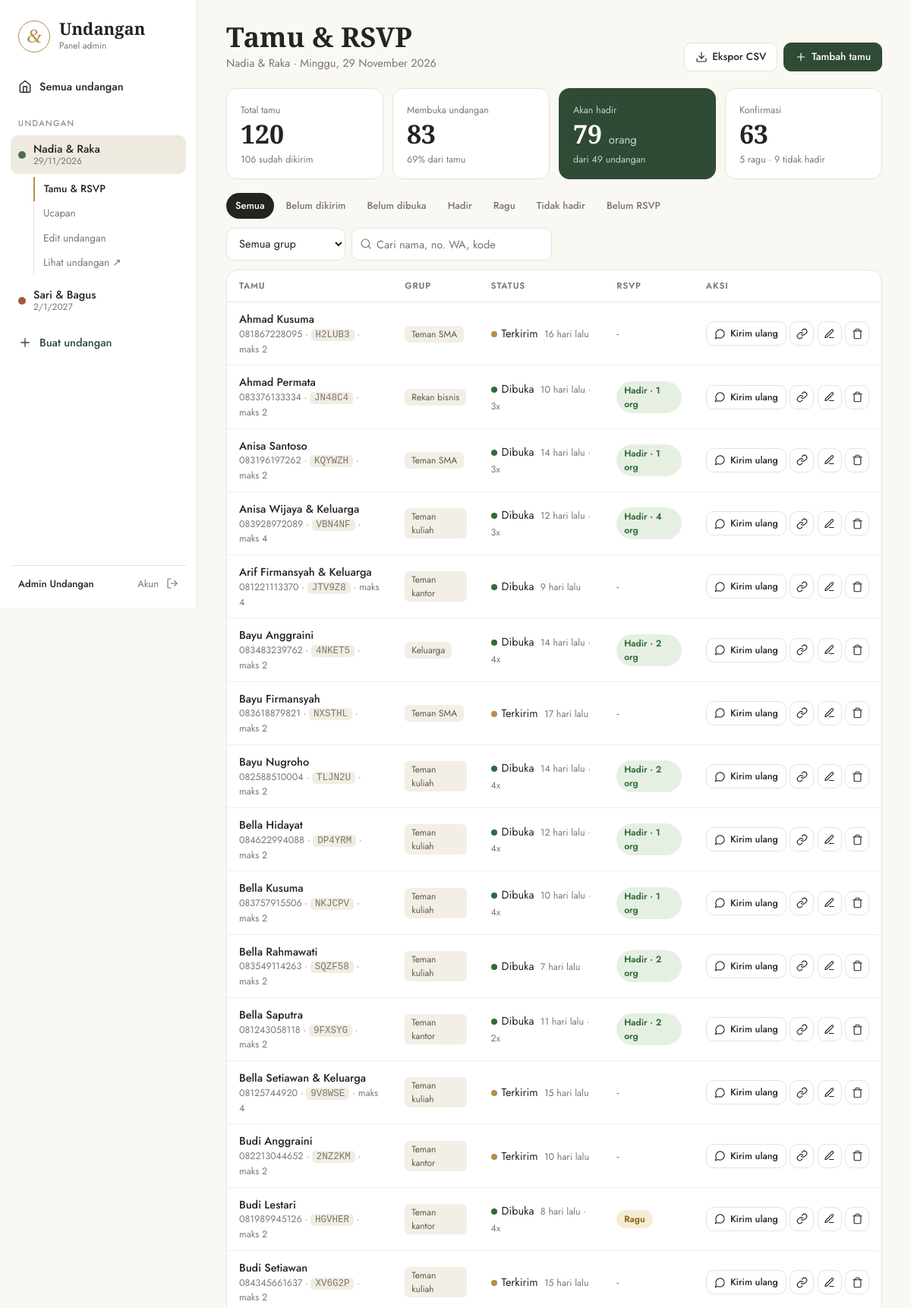
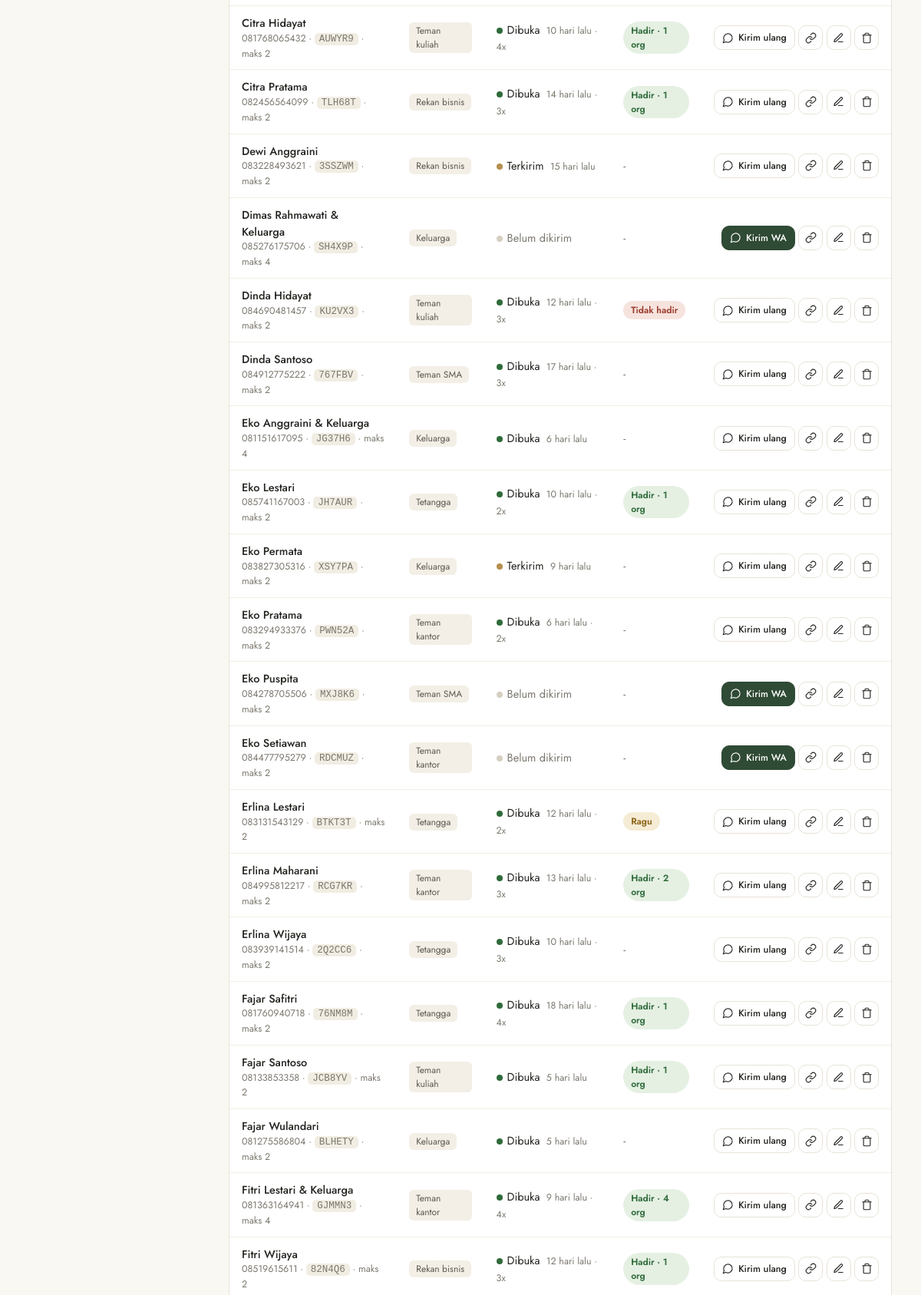
Page /admin.php?page=tamu&id=1 (signed in, upper part) on the committed database (2 pictures, top to bottom).
### tables this page shows
CREATE TABLE acara (
  id INT AUTO_INCREMENT PRIMARY KEY,
  slug VARCHAR(60) NOT NULL UNIQUE,
  pria_panggilan VARCHAR(40) NOT NULL,
  pria_nama VARCHAR(120) NOT NULL,
  pria_ortu VARCHAR(200),
  pria_foto VARCHAR(120),
  wanita_panggilan VARCHAR(40) NOT NULL,
  wanita_nama VARCHAR(120) NOT NULL,
  wanita_ortu VARCHAR(200),
  wanita_foto VARCHAR(120),
  urutan ENUM('wanita','pria') NOT NULL DEFAULT 'wanita',    
  akad_waktu DATETIME NOT NULL,
  akad_selesai TIME NULL,
  akad_tempat VARCHAR(150) NOT NULL,
  akad_alamat VARCHAR(255),
  resepsi_waktu DATETIME NULL,
  resepsi_selesai TIME NULL,
  resepsi_tempat VARCHAR(150),
  resepsi_alamat VARCHAR(255),
  maps_url VARCHAR(500),
  kutipan TEXT,
  kutipan_sumber VARCHAR(100),
  palet VARCHAR(20) NOT NULL DEFAULT 'sage',
  musik VARCHAR(120),
  alamat_kado VARCHAR(255),
  maks_orang_default TINYINT NOT NULL DEFAULT 2,
  template_wa TEXT,                                    
  aktif TINYINT(1) NOT NULL DEFAULT 1,
  created_at DATETIME NOT NULL DEFAULT CURRENT_TIMESTAMP
);

CREATE TABLE tamu (
  id INT AUTO_INCREMENT PRIMARY KEY,
  acara_id INT NOT NULL,
  kode CHAR(6) NOT NULL UNIQUE,
  nama VARCHAR(120) NOT NULL,
  wa VARCHAR(20),
  grup VARCHAR(40),
  maks_orang TINYINT NOT NULL DEFAULT 2,
  dibuka_at DATETIME NULL,
  dibuka_kali INT NOT NULL DEFAULT 0,
  dikirim_at DATETIME NULL,
  created_at DATETIME NOT NULL DEFAULT CURRENT_TIMESTAMP,
  INDEX (acara_id),
  FOREIGN KEY (acara_id) REFERENCES acara(id) ON DELETE CASCADE
);

CREATE TABLE rsvp (
  id INT AUTO_INCREMENT PRIMARY KEY,
  tamu_id INT NOT NULL UNIQUE,
  kehadiran ENUM('hadir','tidak','ragu') NOT NULL,
  jumlah TINYINT NOT NULL DEFAULT 1,
  updated_at DATETIME NOT NULL,
  FOREIGN KEY (tamu_id) REFERENCES tamu(id) ON DELETE CASCADE
);

### admin.php (called while the page is built, shortened)
<?php
require __DIR__ . '/includes/bootstrap.php';
$routes = [
    'login'      => 'pages/admin/login.php',
    'logout'     => 'pages/admin/logout.php',
    'dashboard'  => 'pages/admin/dashboard.php',
    'acara'      => 'pages/admin/acara.php',
    'tamu'       => 'pages/admin/tamu.php',
    'kirim'      => 'pages/admin/kirim.php',
    'ucapan'     => 'pages/admin/ucapan.php',
    'akun'       => 'pages/admin/akun.php',
];
$page = (string) ($_GET['page'] ?? 'dashboard');
require __DIR__ . '/' . $routes[$page];

### pages/admin/tamu.php (the view, shortened to what this page needs)
<?php
$acaraAktif = q('SELECT * FROM acara WHERE id = ?', [(int) ($_GET['id'] ?? 0)])->fetch();
$a = $acaraAktif;
$aid = (int) $a['id'];
$f = (string) ($_GET['f'] ?? 'semua');
$cari = trim((string) ($_GET['s'] ?? ''));
$grup = trim((string) ($_GET['g'] ?? ''));
$w = ['t.acara_id = ?']; $p = [$aid];
$rows = q('SELECT t.*, r.kehadiran, r.jumlah, r.updated_at rsvp_at FROM tamu t LEFT JOIN rsvp r ON r.tamu_id = t.id WHERE ' . implode(' AND ', $w) . ' ORDER BY t.nama', $p)->fetchAll();
$s = q("SELECT COUNT(*) total, SUM(t.dikirim_at IS NOT NULL) kirim, SUM(t.dibuka_at IS NOT NULL) buka, SUM(r.kehadiran = 'hadir') hadir, SUM(r.kehadiran = 'ragu') ragu,
        SUM(r.kehadiran = 'tidak') tidak, COALESCE(SUM(CASE WHEN r.kehadiran = 'hadir' THEN r.jumlah END),0) orang, SUM(r.id IS NULL) belum
        FROM tamu t LEFT JOIN rsvp r ON r.tamu_id = t.id WHERE t.acara_id = ?", [$aid])->fetch();
[$c1, $c2] = pasangan($a);
$title = 'Tamu & RSVP';
$sub = e($c1 . ' & ' . $c2) . ' · ' . e(tgl_panjang($a['akad_waktu']));
$actions = '<a class="btn" href="' . url('tamu', ['id' => $aid, 'f' => $f, 's' => $cari, 'g' => $grup, 'export' => 'csv']) . '">' . icon('download', 16) . ' Ekspor CSV</a>'
    . '<button class="btn pri" onclick="document.getElementById(\'dlgTambah\').showModal()">' . icon('plus', 16) . ' Tambah tamu</button>';
require __DIR__ . '/../../includes/admin_header.php';
$pct = fn ($x) => $s['total'] ? round($x / $s['total'] * 100) : 0;
?>
<div class="stats">
  <div class="st"><small>Total tamu</small><b><?= (int) $s['total'] ?></b><span><?= (int) $s['kirim'] ?> sudah dikirim</span></div>
  <div class="st"><small>Membuka undangan</small><b><?= (int) $s['buka'] ?></b><span><?= $pct($s['buka']) ?>% dari tamu</span></div>
  <div class="st dark"><small>Akan hadir</small><b><?= (int) $s['orang'] ?> <em>orang</em></b><span>dari <?= (int) $s['hadir'] ?> undangan</span></div>
  <div class="st"><small>Konfirmasi</small><b><?= (int) $s['total'] - (int) $s['belum'] ?></b><span><?= (int) $s['ragu'] ?> ragu · <?= (int) $s['tidak'] ?> tidak hadir</span></div>
</div>
<div class="toolbar">
  <div class="tabs">
    <?php foreach (['semua' => 'Semua', 'belum_kirim' => 'Belum dikirim', 'belum_buka' => 'Belum dibuka', 'hadir' => 'Hadir', 'ragu' => 'Ragu', 'tidak' => 'Tidak hadir', 'belum_rsvp' => 'Belum RSVP'] as $k => $l): ?>
      <a class="<?= $f === $k ? 'on' : '' ?>" href="<?= url('tamu', ['id' => $aid, 'f' => $k, 's' => $cari, 'g' => $grup]) ?>"><?= $l ?></a>
    <?php endforeach; ?>
  </div>
  <form class="find" method="get"><input type="hidden" name="page" value="tamu"><input type="hidden" name="id" value="<?= $aid ?>"><input type="hidden" name="f" value="<?= e($f) ?>">
    <select name="g" onchange="this.form.submit()"><option value="">Semua grup</option></select>
    <label class="search"><?= icon('search', 16) ?><input name="s" value="<?= e($cari) ?>" placeholder="Cari nama, no. WA, kode"></label>
  </form>
</div>
<div class="panel">
  <table class="tbl">
    <thead><tr><th>Tamu</th><th>Grup</th><th>Status</th><th>RSVP</th><th class="r">Aksi</th></tr></thead>
    <tbody>
    <?php foreach ($rows as $r): $link = link_tamu($a, $r); ?>
      <tr>
        <td><b><?= e($r['nama']) ?></b><small><?= e($r['wa'] ?: 'tanpa no. WA') ?> · <code><?= e($r['kode']) ?></code> · maks <?= (int) $r['maks_orang'] ?></small></td>
        <td><?= $r['grup'] ? '<span class="tag">' . e($r['grup']) . '</span>' : '<span class="mut">-</span>' ?></td>
        <td>
          <?php if ($r['dibuka_at']): ?><span class="dot ok"></span>Dibuka <small><?= e(waktu_lalu($r['dibuka_at'])) ?><?= $r['dibuka_kali'] > 1 ? ' · ' . (int) $r['dibuka_kali'] . 'x' : '' ?></small>
          <?php elseif ($r['dikirim_at']): ?><span class="dot wait"></span>Terkirim <small><?= e(waktu_lalu($r['dikirim_at'])) ?></small>
          <?php else: ?><span class="dot"></span><span class="mut">Belum dikirim</span><?php endif; ?>
        </td>
        <td>
          <?php if ($r['kehadiran'] === 'hadir'): ?><span class="badge hadir">Hadir · <?= (int) $r['jumlah'] ?> org</span>
          <?php elseif ($r['kehadiran'] === 'ragu'): ?><span class="badge ragu">Ragu</span>
          <?php elseif ($r['kehadiran'] === 'tidak'): ?><span class="badge tidak">Tidak hadir</span>
          <?php else: ?><span class="mut">-</span><?php endif; ?>
        </td>
        <td class="r nowrap">
          <?php if ($r['wa']): ?><a class="btn sm <?= $r['dikirim_at'] ? '' : 'pri' ?>" href="<?= url('kirim', ['tid' => $r['id'], 't' => csrf_token()]) ?>" target="_blank" rel="noopener" title="Kirim lewat WhatsApp"><?= icon('chat', 15) ?> <?= $r['dikirim_at'] ? 'Kirim ulang' : 'Kirim WA' ?></a><?php endif; ?>
          <button class="btn sm icon" data-copy="<?= e($link) ?>" title="Salin link"><?= icon('link', 15) ?></button>
          <button class="btn sm icon" title="Ubah" onclick='ubah(<?= e(json_encode(['id' => $r['id'], 'nama' => $r['nama'], 'wa' => $r['wa'], 'grup' => $r['grup'], 'maks' => $r['maks_orang']])) ?>)'><?= icon('edit', 15) ?></button>
          <form method="post" class="inline" data-confirm="Hapus <?= e($r['nama']) ?> beserta RSVP-nya?"><button class="btn sm icon" title="Hapus"><?= icon('trash', 15) ?></button></form>
        </td>
      </tr>
    <?php endforeach; ?>
    </tbody>
  </table>
</div>
<?php require __DIR__ . '/../../includes/admin_footer.php'; ?>

### includes/bootstrap.php (shortened to what this page needs)
<?php
function db(): PDO
{
    static $pdo = null;
    if ($pdo === null) {
        $c = require __DIR__ . '/../config/database.php';
        $pdo = new PDO("mysql:host={$c['host']};port={$c['port']};dbname={$c['database']};charset=utf8mb4", $c['username'], $c['password'], [
            PDO::ATTR_ERRMODE => PDO::ERRMODE_EXCEPTION,
            PDO::ATTR_DEFAULT_FETCH_MODE => PDO::FETCH_ASSOC,
            PDO::ATTR_EMULATE_PREPARES => false,
        ]);
        $pdo->exec("SET time_zone = '+07:00'");
    }
    return $pdo;
}
function q(string $sql, array $params = []): PDOStatement
{
    $st = db()->prepare($sql);
    $st->execute($params);
    return $st;
}
function e($v): string { return htmlspecialchars((string) $v, ENT_QUOTES, 'UTF-8'); }
function url(string $page, array $p = []): string { return 'admin.php?' . http_build_query(['page' => $page] + $p); }
function flash(?string $msg = null, string $type = 'ok')
{
    $f = $_SESSION['flash'] ?? null;
    return $f;
}
function user(): ?array { return $_SESSION['user'] ?? null; }
function csrf_token(): string { return $_SESSION['csrf'] ??= bin2hex(random_bytes(16)); }
function base_url(): string
{
    $https = ($_SERVER['HTTPS'] ?? '') === 'on' || ($_SERVER['HTTP_X_FORWARDED_PROTO'] ?? '') === 'https';
    $dir = rtrim(str_replace('\\', '/', dirname($_SERVER['SCRIPT_NAME'] ?? '/')), '/');
    return ($https ? 'https' : 'http') . '://' . ($_SERVER['HTTP_HOST'] ?? 'localhost') . $dir . '/';
}
function link_tamu(array $acara, ?array $tamu = null): string
{
    return base_url() . '?u=' . rawurlencode($acara['slug']) . ($tamu ? '&k=' . $tamu['kode'] : '');
}
function tgl_panjang(string $dt): string
{
    $t = strtotime($dt);
    return HARI[(int) date('w', $t)] . ', ' . date('j', $t) . ' ' . BULAN[(int) date('n', $t)] . ' ' . date('Y', $t);
}
function waktu_lalu(string $dt): string
{
    $d = time() - strtotime($dt);
    if ($d < 86400 * 30) return floor($d / 86400) . ' hari lalu';
    return date('j', strtotime($dt)) . ' ' . BULAN[(int) date('n', strtotime($dt))] . ' ' . date('Y', strtotime($dt));
}
function pasangan(array $a, string $field = 'panggilan'): array
{
    $w = $a['wanita_' . $field]; $p = $a['pria_' . $field];
    return $a['urutan'] === 'pria' ? [$p, $w] : [$w, $p];
}
function icon(string $name, int $size = 18): string
{
    return '<svg class="ic" width="' . $size . '" height="' . $size . '" viewBox="0 0 24 24" fill="none" stroke="currentColor" stroke-width="1.8" stroke-linecap="round" stroke-linejoin="round" aria-hidden="true">' . $p . '</svg>';
}

### includes/admin_header.php (shortened to what this page needs)
<?php
$navAcara = q('SELECT id, slug, wanita_panggilan, pria_panggilan, urutan, akad_waktu, palet FROM acara ORDER BY akad_waktu')->fetchAll();
$navNow = $_GET['page'] ?? 'dashboard';
$navId = (int) ($acaraAktif['id'] ?? 0);
?>
<!DOCTYPE html>
<html lang="id">
<head>
<link rel="stylesheet" href="assets/css/admin.css?v=1">
</head>
<body>
<div class="shell">
  <aside class="nav">
    <a class="brand" href="<?= url('dashboard') ?>"><span>&amp;</span><div><b>Undangan</b><small>Panel admin</small></div></a>
    <a class="nl <?= $navNow === 'dashboard' ? 'on' : '' ?>" href="<?= url('dashboard') ?>"><?= icon('home', 18) ?> Semua undangan</a>
    <p class="nh">Undangan</p>
    <?php foreach ($navAcara as $navA): [$navX1, $navX2] = pasangan($navA); ?>
      <a class="nl ev <?= $navId === (int) $navA['id'] ? 'on' : '' ?>" href="<?= url('tamu', ['id' => $navA['id']]) ?>"><i style="background:<?= e((PALET[$navA['palet']] ?? PALET['sage'])[2]) ?>"></i><span><?= e($navX1 . " & " . $navX2) ?><small><?= e(date('j/n/Y', strtotime($navA['akad_waktu']))) ?></small></span></a>
      <?php if ($navId === (int) $navA['id']): ?>
        <div class="sub">
          <a class="<?= $navNow === 'tamu' ? 'on' : '' ?>" href="<?= url('tamu', ['id' => $navA['id']]) ?>">Tamu &amp; RSVP</a>
          <a class="<?= $navNow === 'ucapan' ? 'on' : '' ?>" href="<?= url('ucapan', ['id' => $navA['id']]) ?>">Ucapan</a>
          <a class="<?= $navNow === 'acara' ? 'on' : '' ?>" href="<?= url('acara', ['id' => $navA['id']]) ?>">Edit undangan</a>
          <a href="<?= e(link_tamu($navA)) ?>" target="_blank" rel="noopener">Lihat undangan &#8599;</a>
        </div>
      <?php endif; ?>
    <?php endforeach; ?>
    <a class="nl add" href="<?= url('acara') ?>"><?= icon('plus', 18) ?> Buat undangan</a>
    <div class="me"><span><?= e(user()['nama']) ?></span><a href="<?= url('akun') ?>">Akun</a><a href="<?= url('logout') ?>" title="Keluar"><?= icon('logout', 16) ?></a></div>
  </aside>
  <main class="content">
    <header class="top"><div><h1><?= e($title) ?></h1><?php if (!empty($sub)): ?><p><?= $sub ?></p><?php endif; ?></div><div class="acts"><?= $actions ?? '' ?></div></header>

### rows in the picture
acara: navX2 "Nadia & Raka", akad_waktu "29/11/2026", sub "Nadia & Raka · Minggu, 29 November 2026"
acara: wanita_panggilan+pria_panggilan "Sari & Bagus", akad_waktu "2/1/2027"
tamu: nama "Ahmad Kusuma", wa "081867228095", kode "H2LUB3", maks_orang "2", grup "Teman SMA", dikirim_at "16 hari lalu", shows "Kirim ulang"
rsvp: tamu.nama "Ahmad Permata", tamu.wa "083376133334", tamu.kode "JN48C4", tamu.maks_orang "2", tamu.grup "Rekan bisnis", tamu.dibuka_at "10 hari lalu", tamu.dibuka_kali "3", jumlah "1", shows "Kirim ulang"
rsvp: tamu.nama "Anisa Santoso", tamu.wa "083196197262", tamu.kode "KQYWZH", tamu.maks_orang "2", tamu.grup "Teman SMA", tamu.dibuka_at "14 hari lalu", tamu.dibuka_kali "3", jumlah "1", shows "Kirim ulang"
rsvp: tamu.nama "Anisa Wijaya & Keluarga", tamu.wa "083928972089", tamu.kode "VBN4NF", tamu.maks_orang "4", tamu.grup "Teman kuliah", tamu.dibuka_at "12 hari lalu", tamu.dibuka_kali "3", jumlah "4", shows "Kirim ulang"
tamu: nama "Arif Firmansyah & Keluarga", wa "081221113370", kode "JTV9Z8", maks_orang "4", grup "Teman kantor", dibuka_at "9 hari lalu", shows "Kirim ulang"
rsvp: tamu.nama "Bayu Anggraini", tamu.wa "083483239762", tamu.kode "4NKET5", tamu.maks_orang "2", tamu.grup "Keluarga", tamu.dibuka_at "14 hari lalu", tamu.dibuka_kali "4", jumlah "2", shows "Kirim ulang"
tamu: nama "Bayu Firmansyah", wa "083618879821", kode "NXSTHL", maks_orang "2", grup "Teman SMA", dikirim_at "17 hari lalu", shows "Kirim ulang"
rsvp: tamu.nama "Bayu Nugroho", tamu.wa "082588510004", tamu.kode "TLJN2U", tamu.maks_orang "2", tamu.grup "Teman kuliah", tamu.dibuka_at "14 hari lalu", tamu.dibuka_kali "4", jumlah "2", shows "Kirim ulang"
rsvp: tamu.nama "Bella Hidayat", tamu.wa "084622994088", tamu.kode "DP4YRM", tamu.maks_orang "2", tamu.grup "Teman kuliah", tamu.dibuka_at "12 hari lalu", tamu.dibuka_kali "4", jumlah "1", shows "Kirim ulang"
rsvp: tamu.nama "Bella Kusuma", tamu.wa "083757915506", tamu.kode "NKJCPV", tamu.maks_orang "2", tamu.grup "Teman kuliah", tamu.dibuka_at "10 hari lalu", tamu.dibuka_kali "4", jumlah "1", shows "Kirim ulang"
rsvp: tamu.nama "Bella Rahmawati", tamu.wa "083549114263", tamu.kode "SQZF58", tamu.maks_orang "2", tamu.grup "Teman kuliah", tamu.dibuka_at "7 hari lalu", jumlah "2", shows "Kirim ulang"
rsvp: tamu.nama "Bella Saputra", tamu.wa "081243058118", tamu.kode "9FXSYG", tamu.maks_orang "2", tamu.grup "Teman kantor", tamu.dibuka_at "11 hari lalu", tamu.dibuka_kali "2", jumlah "2", shows "Kirim ulang"
tamu: nama "Bella Setiawan & Keluarga", wa "08125744920", kode "9V8WSE", maks_orang "4", grup "Teman kuliah", dikirim_at "15 hari lalu", shows "Kirim ulang"
tamu: nama "Budi Anggraini", wa "082213044652", kode "2NZ2KM", maks_orang "2", grup "Teman kantor", dikirim_at "10 hari lalu", shows "Kirim ulang"
rsvp: tamu.nama "Budi Lestari", tamu.wa "081989945126", tamu.kode "HGVHER", tamu.maks_orang "2", tamu.grup "Teman kantor", tamu.dibuka_at "8 hari lalu", tamu.dibuka_kali "4", kehadiran "Ragu", shows "Kirim ulang"
tamu: nama "Budi Setiawan", wa "084345661637", kode "XV6G2P", maks_orang "2", grup "Teman kuliah", dikirim_at "15 hari lalu", shows "Kirim ulang"
rsvp: tamu.nama "Citra Hidayat", tamu.wa "081768065432", tamu.kode "AUWYR9", tamu.maks_orang "2", tamu.grup "Teman kuliah", tamu.dibuka_at "10 hari lalu", tamu.dibuka_kali "4", jumlah "1", shows "Kirim ulang"
rsvp: tamu.nama "Citra Pratama", tamu.wa "082456564099", tamu.kode "TLH68T", tamu.maks_orang "2", tamu.grup "Rekan bisnis", tamu.dibuka_at "14 hari lalu", tamu.dibuka_kali "3", jumlah "1", shows "Kirim ulang"
tamu: nama "Dewi Anggraini", wa "083228493621", kode "3SSZWM", maks_orang "2", grup "Rekan bisnis", dikirim_at "15 hari lalu", shows "Kirim ulang"
tamu: nama "Dimas Rahmawati & Keluarga", wa "085276175706", kode "SH4X9P", maks_orang "4", grup "Keluarga", shows "Belum dikirim", shows "Kirim WA"
rsvp: tamu.nama "Dinda Hidayat", tamu.wa "084690481457", tamu.kode "KU2VX3", tamu.maks_orang "2", tamu.grup "Teman kuliah", tamu.dibuka_at "12 hari lalu", tamu.dibuka_kali "3", kehadiran "Tidak hadir", shows "Kirim ulang"
tamu: nama "Dinda Santoso", wa "084912775222", kode "767FBV", maks_orang "2", grup "Teman SMA", dibuka_at "17 hari lalu", dibuka_kali "3", shows "Kirim ulang"
tamu: nama "Eko Anggraini & Keluarga", wa "081151617095", kode "JG37H6", maks_orang "4", grup "Keluarga", dibuka_at "6 hari lalu", shows "Kirim ulang"
rsvp: tamu.nama "Eko Lestari", tamu.wa "085741167003", tamu.kode "JH7AUR", tamu.maks_orang "2", tamu.grup "Tetangga", tamu.dibuka_at "10 hari lalu", tamu.dibuka_kali "2", jumlah "1", shows "Kirim ulang"
tamu: nama "Eko Permata", wa "083827305316", kode "XSY7PA", maks_orang "2", grup "Keluarga", dikirim_at "9 hari lalu", shows "Kirim ulang"
tamu: nama "Eko Pratama", wa "083294933376", kode "PWN52A", maks_orang "2", grup "Teman kantor", dibuka_at "6 hari lalu", dibuka_kali "2", shows "Kirim ulang"
tamu: nama "Eko Puspita", wa "084278705506", kode "MXJ8K6", maks_orang "2", grup "Teman SMA", shows "Belum dikirim", shows "Kirim WA"
tamu: nama "Eko Setiawan", wa "084477795279", kode "RDCMUZ", maks_orang "2", grup "Teman kantor", shows "Belum dikirim", shows "Kirim WA"
rsvp: tamu.nama "Erlina Lestari", tamu.wa "083131543129", tamu.kode "BTKT3T", tamu.maks_orang "2", tamu.grup "Tetangga", tamu.dibuka_at "12 hari lalu", tamu.dibuka_kali "2", kehadiran "Ragu", shows "Kirim ulang"
rsvp: tamu.nama "Erlina Maharani", tamu.wa "084995812217", tamu.kode "RCG7KR", tamu.maks_orang "2", tamu.grup "Teman kantor", tamu.dibuka_at "13 hari lalu", tamu.dibuka_kali "3", jumlah "2", shows "Kirim ulang"
tamu: nama "Erlina Wijaya", wa "083939141514", kode "2Q2CC6", maks_orang "2", grup "Tetangga", dibuka_at "10 hari lalu", dibuka_kali "3", shows "Kirim ulang"
rsvp: tamu.nama "Fajar Safitri", tamu.wa "081760940718", tamu.kode "76NM8M", tamu.maks_orang "2", tamu.grup "Tetangga", tamu.dibuka_at "18 hari lalu", tamu.dibuka_kali "4", jumlah "1", shows "Kirim ulang"
rsvp: tamu.nama "Fajar Santoso", tamu.wa "08133853358", tamu.kode "JCB8YV", tamu.maks_orang "2", tamu.grup "Teman kuliah", tamu.dibuka_at "5 hari lalu", jumlah "1", shows "Kirim ulang"
tamu: nama "Fajar Wulandari", wa "081275586804", kode "BLHETY", maks_orang "2", grup "Keluarga", dibuka_at "5 hari lalu", shows "Kirim ulang"
rsvp: tamu.nama "Fitri Lestari & Keluarga", tamu.wa "081363164941", tamu.kode "GJMMN3", tamu.maks_orang "4", tamu.grup "Teman kantor", tamu.dibuka_at "9 hari lalu", tamu.dibuka_kali "4", jumlah "4", shows "Kirim ulang"
rsvp: tamu.nama "Fitri Wijaya", tamu.wa "08519615611", tamu.kode "82N4Q6", tamu.maks_orang "2", tamu.grup "Rekan bisnis", tamu.dibuka_at "12 hari lalu", tamu.dibuka_kali "3", jumlah "1", shows "Kirim ulang"

### other values in the picture
user()['nama'] "Admin Undangan"
$title "Tamu & RSVP"
$s['total'] "120"
$s['kirim'] "106"
$s['buka'] "83"
$pct($s['buka']) "69"
$s['orang'] "79"
$s['hadir'] "49"
$s['ragu'] "5"
$s['tidak'] "9"
$l "Semua"
$l "Belum dikirim"
$l "Belum dibuka"
$l "Hadir"
$l "Ragu"
